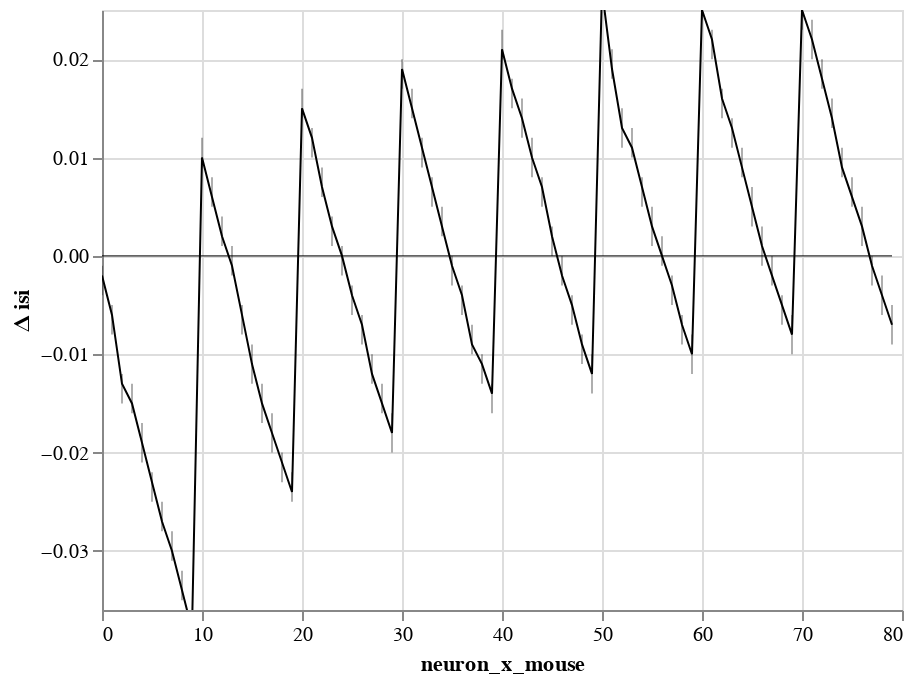

Notebook code cell kept with this figure:
### Code cell
window.plot(x='neuron_x_mouse')

### Figure 1 — Vega-Lite specification as saved in the notebook (floating-point values rounded to 4 significant figures)
{"config": {"view": {"continuousWidth": 400, "continuousHeight": 300}}, "layer": [{"mark": {"type": "rule", "clip": true, "opacity": 0.4, "size": 0.8}, "encoding": {"x": {"type": "quantitative", "field": "neuron_x_mouse"}, "y": {"type": "quantitative", "axis": {"orient": "left", "title": ""}, "field": "lower interval", "scale": {"domain": [-0.036, 0.025], "zero": true}}, "y2": {"field": "higher interval"}}}, {"mark": {"type": "line", "clip": true, "color": "black", "fill": null, "point": false, "size": 1}, "encoding": {"x": {"type": "quantitative", "field": "neuron_x_mouse"}, "y": {"type": "quantitative", "aggregate": "mean", "axis": {"orient": "left"}, "field": "center interval", "scale": {"domain": [-0.036, 0.025], "zero": true}, "title": "Δ isi"}}}, {"mark": {"type": "line", "color": "black", "opacity": 1, "size": 0.5}, "encoding": {"x": {"type": "quantitative", "field": "neuron_x_mouse"}, "y": {"type": "quantitative", "axis": {"orient": "left", "title": ""}, "field": "zero", "scale": {"domain": [-0.036, 0.025], "zero": true}}}}], "data": {"name": "data-f4cae6c18928e2e4e7ec553f5ed291b7"}, "$schema": "https://vega.github.io/schema/vega-lite/v4.8.1.json", "datasets": {"data-f4cae6c18928e2e4e7ec553f5ed291b7": [{"neuron_x_mouse": 0, "center interval": -0.002, "Std.Err.": 0.001, "z": -2.621, "p": 0.009, "higher interval": -0.004, "lower interval": -0.001, "zero": 0}, {"neuron_x_mouse": 1, "center interval": -0.006, "Std.Err.": 0.001, "z": -7.589, "p": 0.0, "higher interval": -0.008, "lower interval": -0.005, "zero": 0}, {"neuron_x_mouse": 2, "center interval": -0.013, "Std.Err.": 0.001, "z": -15.89, "p": 0.0, "higher interval": -0.015, "lower interval": -0.012, "zero": 0}, {"neuron_x_mouse": 3, "center interval": -0.015, "Std.Err.": 0.001, "z": -17.73, "p": 0.0, "higher interval": -0.016, "lower interval": -0.013, "zero": 0}, {"neuron_x_mouse": 4, "center interval": -0.019, "Std.Err.": 0.001, "z": -23.02, "p": 0.0, "higher interval": -0.021, "lower interval": -0.017, "zero": 0}, {"neuron_x_mouse": 5, "center interval": -0.023, "Std.Err.": 0.001, "z": -27.88, "p": 0.0, "higher interval": -0.025, "lower interval": -0.022, "zero": 0}, {"neuron_x_mouse": 6, "center interval": -0.027, "Std.Err.": 0.001, "z": -32.35, "p": 0.0, "higher interval": -0.028, "lower interval": -0.025, "zero": 0}, {"neuron_x_mouse": 7, "center interval": -0.03, "Std.Err.": 0.001, "z": -35.74, "p": 0.0, "higher interval": -0.031, "lower interval": -0.028, "zero": 0}, {"neuron_x_mouse": 8, "center interval": -0.034, "Std.Err.": 0.001, "z": -40.58, "p": 0.0, "higher interval": -0.035, "lower interval": -0.032, "zero": 0}, {"neuron_x_mouse": 9, "center interval": -0.038, "Std.Err.": 0.001, "z": -45.55, "p": 0.0, "higher interval": -0.039, "lower interval": -0.036, "zero": 0}, {"neuron_x_mouse": 10, "center interval": 0.01, "Std.Err.": 0.001, "z": 12.61, "p": 0.0, "higher interval": 0.009, "lower interval": 0.012, "zero": 0}, {"neuron_x_mouse": 11, "center interval": 0.006, "Std.Err.": 0.001, "z": 7.682, "p": 0.0, "higher interval": 0.005, "lower interval": 0.008, "zero": 0}, {"neuron_x_mouse": 12, "center interval": 0.002, "Std.Err.": 0.001, "z": 2.823, "p": 0.005, "higher interval": 0.001, "lower interval": 0.004, "zero": 0}, {"neuron_x_mouse": 13, "center interval": -0.001, "Std.Err.": 0.001, "z": -1.047, "p": 0.295, "higher interval": -0.002, "lower interval": 0.001, "zero": 0}, {"neuron_x_mouse": 14, "center interval": -0.006, "Std.Err.": 0.001, "z": -7.585, "p": 0.0, "higher interval": -0.008, "lower interval": -0.005, "zero": 0}, {"neuron_x_mouse": 15, "center interval": -0.011, "Std.Err.": 0.001, "z": -13.24, "p": 0.0, "higher interval": -0.013, "lower interval": -0.009, "zero": 0}, {"neuron_x_mouse": 16, "center interval": -0.015, "Std.Err.": 0.001, "z": -17.93, "p": 0.0, "higher interval": -0.017, "lower interval": -0.013, "zero": 0}, {"neuron_x_mouse": 17, "center interval": -0.018, "Std.Err.": 0.001, "z": -21.82, "p": 0.0, "higher interval": -0.02, "lower interval": -0.016, "zero": 0}, {"neuron_x_mouse": 18, "center interval": -0.021, "Std.Err.": 0.001, "z": -25.89, "p": 0.0, "higher interval": -0.023, "lower interval": -0.02, "zero": 0}, {"neuron_x_mouse": 19, "center interval": -0.024, "Std.Err.": 0.001, "z": -28.52, "p": 0.0, "higher interval": -0.025, "lower interval": -0.022, "zero": 0}, {"neuron_x_mouse": 20, "center interval": 0.015, "Std.Err.": 0.001, "z": 18.37, "p": 0.0, "higher interval": 0.014, "lower interval": 0.017, "zero": 0}, {"neuron_x_mouse": 21, "center interval": 0.012, "Std.Err.": 0.001, "z": 14.15, "p": 0.0, "higher interval": 0.01, "lower interval": 0.013, "zero": 0}, {"neuron_x_mouse": 22, "center interval": 0.007, "Std.Err.": 0.001, "z": 8.85, "p": 0.0, "higher interval": 0.006, "lower interval": 0.009, "zero": 0}, {"neuron_x_mouse": 23, "center interval": 0.003, "Std.Err.": 0.001, "z": 3.276, "p": 0.001, "higher interval": 0.001, "lower interval": 0.004, "zero": 0}, {"neuron_x_mouse": 24, "center interval": -0.0, "Std.Err.": 0.001, "z": -0.357, "p": 0.721, "higher interval": -0.002, "lower interval": 0.001, "zero": 0}, {"neuron_x_mouse": 25, "center interval": -0.004, "Std.Err.": 0.001, "z": -4.98, "p": 0.0, "higher interval": -0.006, "lower interval": -0.003, "zero": 0}, {"neuron_x_mouse": 26, "center interval": -0.007, "Std.Err.": 0.001, "z": -8.707, "p": 0.0, "higher interval": -0.009, "lower interval": -0.006, "zero": 0}, {"neuron_x_mouse": 27, "center interval": -0.012, "Std.Err.": 0.001, "z": -13.93, "p": 0.0, "higher interval": -0.013, "lower interval": -0.01, "zero": 0}, {"neuron_x_mouse": 28, "center interval": -0.015, "Std.Err.": 0.001, "z": -17.83, "p": 0.0, "higher interval": -0.016, "lower interval": -0.013, "zero": 0}, {"neuron_x_mouse": 29, "center interval": -0.018, "Std.Err.": 0.001, "z": -21.67, "p": 0.0, "higher interval": -0.02, "lower interval": -0.016, "zero": 0}, {"neuron_x_mouse": 30, "center interval": 0.019, "Std.Err.": 0.001, "z": 22.39, "p": 0.0, "higher interval": 0.017, "lower interval": 0.02, "zero": 0}, {"neuron_x_mouse": 31, "center interval": 0.015, "Std.Err.": 0.001, "z": 18.28, "p": 0.0, "higher interval": 0.014, "lower interval": 0.017, "zero": 0}, {"neuron_x_mouse": 32, "center interval": 0.011, "Std.Err.": 0.001, "z": 12.71, "p": 0.0, "higher interval": 0.009, "lower interval": 0.012, "zero": 0}, {"neuron_x_mouse": 33, "center interval": 0.007, "Std.Err.": 0.001, "z": 8.152, "p": 0.0, "higher interval": 0.005, "lower interval": 0.008, "zero": 0}, {"neuron_x_mouse": 34, "center interval": 0.003, "Std.Err.": 0.001, "z": 3.785, "p": 0.0, "higher interval": 0.002, "lower interval": 0.005, "zero": 0}, {"neuron_x_mouse": 35, "center interval": -0.001, "Std.Err.": 0.001, "z": -1.62, "p": 0.105, "higher interval": -0.003, "lower interval": 0.0, "zero": 0}, {"neuron_x_mouse": 36, "center interval": -0.004, "Std.Err.": 0.001, "z": -5.305, "p": 0.0, "higher interval": -0.006, "lower interval": -0.003, "zero": 0}, {"neuron_x_mouse": 37, "center interval": -0.009, "Std.Err.": 0.001, "z": -10.68, "p": 0.0, "higher interval": -0.01, "lower interval": -0.007, "zero": 0}, {"neuron_x_mouse": 38, "center interval": -0.011, "Std.Err.": 0.001, "z": -13.45, "p": 0.0, "higher interval": -0.013, "lower interval": -0.01, "zero": 0}, {"neuron_x_mouse": 39, "center interval": -0.014, "Std.Err.": 0.001, "z": -17.28, "p": 0.0, "higher interval": -0.016, "lower interval": -0.013, "zero": 0}, {"neuron_x_mouse": 40, "center interval": 0.021, "Std.Err.": 0.001, "z": 25.64, "p": 0.0, "higher interval": 0.02, "lower interval": 0.023, "zero": 0}, {"neuron_x_mouse": 41, "center interval": 0.017, "Std.Err.": 0.001, "z": 20.31, "p": 0.0, "higher interval": 0.015, "lower interval": 0.018, "zero": 0}, {"neuron_x_mouse": 42, "center interval": 0.014, "Std.Err.": 0.001, "z": 16.91, "p": 0.0, "higher interval": 0.012, "lower interval": 0.016, "zero": 0}, {"neuron_x_mouse": 43, "center interval": 0.01, "Std.Err.": 0.001, "z": 12.09, "p": 0.0, "higher interval": 0.008, "lower interval": 0.012, "zero": 0}, {"neuron_x_mouse": 44, "center interval": 0.007, "Std.Err.": 0.001, "z": 7.841, "p": 0.0, "higher interval": 0.005, "lower interval": 0.008, "zero": 0}, {"neuron_x_mouse": 45, "center interval": 0.002, "Std.Err.": 0.001, "z": 2.001, "p": 0.045, "higher interval": 0.0, "lower interval": 0.003, "zero": 0}, {"neuron_x_mouse": 46, "center interval": -0.002, "Std.Err.": 0.001, "z": -2.097, "p": 0.036, "higher interval": -0.003, "lower interval": -0.0, "zero": 0}, {"neuron_x_mouse": 47, "center interval": -0.005, "Std.Err.": 0.001, "z": -6.466, "p": 0.0, "higher interval": -0.007, "lower interval": -0.004, "zero": 0}, {"neuron_x_mouse": 48, "center interval": -0.009, "Std.Err.": 0.001, "z": -11.17, "p": 0.0, "higher interval": -0.011, "lower interval": -0.008, "zero": 0}, {"neuron_x_mouse": 49, "center interval": -0.012, "Std.Err.": 0.001, "z": -14.51, "p": 0.0, "higher interval": -0.014, "lower interval": -0.01, "zero": 0}, {"neuron_x_mouse": 50, "center interval": 0.027, "Std.Err.": 0.001, "z": 32.28, "p": 0.0, "higher interval": 0.025, "lower interval": 0.028, "zero": 0}, {"neuron_x_mouse": 51, "center interval": 0.019, "Std.Err.": 0.001, "z": 23.5, "p": 0.0, "higher interval": 0.018, "lower interval": 0.021, "zero": 0}, {"neuron_x_mouse": 52, "center interval": 0.013, "Std.Err.": 0.001, "z": 15.66, "p": 0.0, "higher interval": 0.011, "lower interval": 0.015, "zero": 0}, {"neuron_x_mouse": 53, "center interval": 0.011, "Std.Err.": 0.001, "z": 13.47, "p": 0.0, "higher interval": 0.01, "lower interval": 0.013, "zero": 0}, {"neuron_x_mouse": 54, "center interval": 0.007, "Std.Err.": 0.001, "z": 7.88, "p": 0.0, "higher interval": 0.005, "lower interval": 0.008, "zero": 0}, {"neuron_x_mouse": 55, "center interval": 0.003, "Std.Err.": 0.001, "z": 3.702, "p": 0.0, "higher interval": 0.001, "lower interval": 0.005, "zero": 0}, {"neuron_x_mouse": 56, "center interval": 0.0, "Std.Err.": 0.001, "z": 0.191, "p": 0.849, "higher interval": -0.001, "lower interval": 0.002, "zero": 0}, {"neuron_x_mouse": 57, "center interval": -0.003, "Std.Err.": 0.001, "z": -4.007, "p": 0.0, "higher interval": -0.005, "lower interval": -0.002, "zero": 0}, {"neuron_x_mouse": 58, "center interval": -0.007, "Std.Err.": 0.001, "z": -8.995, "p": 0.0, "higher interval": -0.009, "lower interval": -0.006, "zero": 0}, {"neuron_x_mouse": 59, "center interval": -0.01, "Std.Err.": 0.001, "z": -11.96, "p": 0.0, "higher interval": -0.012, "lower interval": -0.008, "zero": 0}, {"neuron_x_mouse": 60, "center interval": 0.025, "Std.Err.": 0.001, "z": 30.3, "p": 0.0, "higher interval": 0.024, "lower interval": 0.027, "zero": 0}, {"neuron_x_mouse": 61, "center interval": 0.022, "Std.Err.": 0.001, "z": 26.1, "p": 0.0, "higher interval": 0.02, "lower interval": 0.023, "zero": 0}, {"neuron_x_mouse": 62, "center interval": 0.016, "Std.Err.": 0.001, "z": 18.92, "p": 0.0, "higher interval": 0.014, "lower interval": 0.017, "zero": 0}, {"neuron_x_mouse": 63, "center interval": 0.013, "Std.Err.": 0.001, "z": 15.13, "p": 0.0, "higher interval": 0.011, "lower interval": 0.014, "zero": 0}, {"neuron_x_mouse": 64, "center interval": 0.009, "Std.Err.": 0.001, "z": 11.15, "p": 0.0, "higher interval": 0.008, "lower interval": 0.011, "zero": 0}, {"neuron_x_mouse": 65, "center interval": 0.005, "Std.Err.": 0.001, "z": 6.124, "p": 0.0, "higher interval": 0.003, "lower interval": 0.007, "zero": 0}, {"neuron_x_mouse": 66, "center interval": 0.001, "Std.Err.": 0.001, "z": 1.308, "p": 0.191, "higher interval": -0.001, "lower interval": 0.003, "zero": 0}, {"neuron_x_mouse": 67, "center interval": -0.002, "Std.Err.": 0.001, "z": -1.944, "p": 0.052, "higher interval": -0.003, "lower interval": 0.0, "zero": 0}, {"neuron_x_mouse": 68, "center interval": -0.005, "Std.Err.": 0.001, "z": -6.398, "p": 0.0, "higher interval": -0.007, "lower interval": -0.004, "zero": 0}, {"neuron_x_mouse": 69, "center interval": -0.008, "Std.Err.": 0.001, "z": -9.691, "p": 0.0, "higher interval": -0.01, "lower interval": -0.006, "zero": 0}, {"neuron_x_mouse": 70, "center interval": 0.025, "Std.Err.": 0.001, "z": 30.17, "p": 0.0, "higher interval": 0.023, "lower interval": 0.027, "zero": 0}, {"neuron_x_mouse": 71, "center interval": 0.022, "Std.Err.": 0.001, "z": 26.59, "p": 0.0, "higher interval": 0.02, "lower interval": 0.024, "zero": 0}, {"neuron_x_mouse": 72, "center interval": 0.018, "Std.Err.": 0.001, "z": 22.2, "p": 0.0, "higher interval": 0.017, "lower interval": 0.02, "zero": 0}, {"neuron_x_mouse": 73, "center interval": 0.014, "Std.Err.": 0.001, "z": 17.22, "p": 0.0, "higher interval": 0.013, "lower interval": 0.016, "zero": 0}, {"neuron_x_mouse": 74, "center interval": 0.009, "Std.Err.": 0.001, "z": 11.12, "p": 0.0, "higher interval": 0.008, "lower interval": 0.011, "zero": 0}, {"neuron_x_mouse": 75, "center interval": 0.006, "Std.Err.": 0.001, "z": 7.593, "p": 0.0, "higher interval": 0.005, "lower interval": 0.008, "zero": 0}, {"neuron_x_mouse": 76, "center interval": 0.003, "Std.Err.": 0.001, "z": 3.635, "p": 0.0, "higher interval": 0.001, "lower interval": 0.005, "zero": 0}, {"neuron_x_mouse": 77, "center interval": -0.001, "Std.Err.": 0.001, "z": -1.75, "p": 0.08, "higher interval": -0.003, "lower interval": 0.0, "zero": 0}, {"neuron_x_mouse": 78, "center interval": -0.004, "Std.Err.": 0.001, "z": -4.968, "p": 0.0, "higher interval": -0.006, "lower interval": -0.002, "zero": 0}, {"neuron_x_mouse": 79, "center interval": -0.007, "Std.Err.": 0.001, "z": -8.54, "p": 0.0, "higher interval": -0.009, "lower interval": -0.005, "zero": 0}]}}
